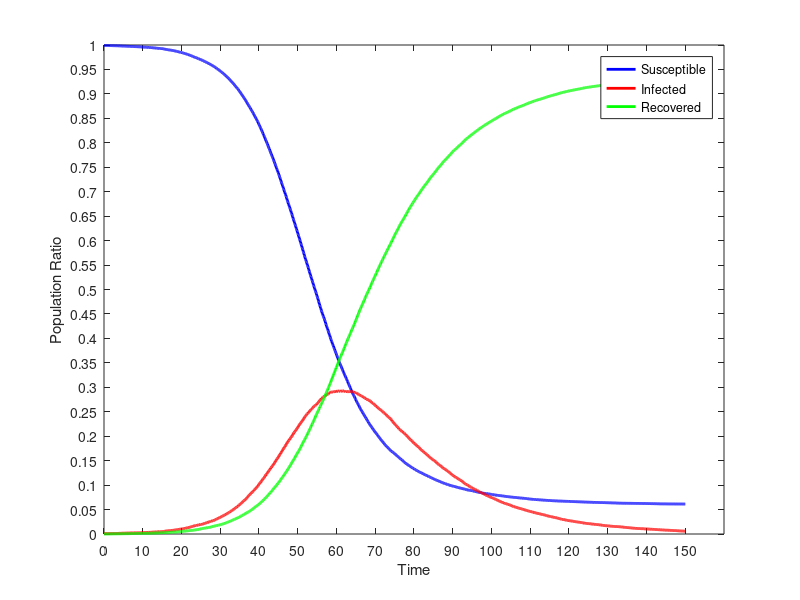

MATLAB code to generate this figure:
dynamics = [
0.00,9990.000,10.000,0.000;
0.10,9990.000,10.000,0.000;
0.20,9990.000,10.000,0.000;
0.30,9990.000,10.000,0.000;
0.40,9990.000,10.000,0.000;
0.50,9990.000,9.750,0.250;
0.60,9989.750,9.500,0.750;
0.70,9989.750,9.500,0.750;
0.80,9989.500,9.750,0.750;
0.90,9989.500,9.750,0.750;
1.00,9989.250,10.000,0.750;
1.10,9989.000,10.250,0.750;
1.20,9988.500,10.750,0.750;
1.30,9988.500,10.750,0.750;
1.40,9988.000,11.000,1.000;
1.50,9987.750,11.000,1.250;
1.60,9987.500,11.250,1.250;
1.70,9987.250,11.500,1.250;
1.80,9987.000,11.500,1.500;
1.90,9987.000,11.500,1.500;
2.00,9986.750,11.500,1.750;
2.10,9986.500,11.500,2.000;
2.20,9986.250,11.500,2.250;
2.30,9985.750,12.000,2.250;
2.40,9985.500,11.750,2.750;
2.50,9985.500,11.500,3.000;
2.60,9985.500,11.500,3.000;
2.70,9985.500,11.500,3.000;
2.80,9984.750,12.000,3.250;
2.90,9984.500,12.250,3.250;
3.00,9984.500,12.250,3.250;
3.10,9984.250,12.500,3.250;
3.20,9984.250,12.500,3.250;
3.30,9984.000,12.500,3.500;
3.40,9984.000,12.500,3.500;
3.50,9984.000,12.250,3.750;
3.60,9983.500,12.750,3.750;
3.70,9983.250,13.000,3.750;
3.80,9982.750,13.500,3.750;
3.90,9981.750,14.250,4.000;
4.00,9981.250,14.750,4.000;
4.10,9981.250,14.500,4.250;
4.20,9981.000,14.500,4.500;
4.30,9980.750,14.750,4.500;
4.40,9980.250,15.250,4.500;
4.50,9980.000,15.500,4.500;
4.60,9979.000,16.500,4.500;
4.70,9978.750,16.500,4.750;
4.80,9978.500,16.500,5.000;
4.90,9978.000,17.000,5.000;
5.00,9977.500,17.500,5.000;
5.10,9977.500,17.250,5.250;
5.20,9977.250,17.500,5.250;
5.30,9977.000,17.750,5.250;
5.40,9976.250,18.250,5.500;
5.50,9976.250,18.250,5.500;
5.60,9976.000,18.500,5.500;
5.70,9976.000,18.500,5.500;
5.80,9975.750,18.250,6.000;
5.90,9974.250,19.750,6.000;
6.00,9974.250,19.750,6.000;
6.10,9974.250,19.750,6.000;
6.20,9974.000,20.000,6.000;
6.30,9974.000,20.000,6.000;
6.40,9973.750,20.250,6.000;
6.50,9973.000,20.250,6.750;
6.60,9972.500,20.750,6.750;
6.70,9971.500,21.750,6.750;
6.80,9971.250,21.500,7.250;
6.90,9971.250,21.500,7.250;
7.00,9970.750,21.500,7.750;
7.10,9970.250,22.000,7.750;
7.20,9970.250,21.750,8.000;
7.30,9969.250,22.500,8.250;
7.40,9969.000,22.500,8.500;
7.50,9968.500,23.000,8.500;
7.60,9968.250,23.000,8.750;
7.70,9967.500,23.500,9.000;
7.80,9967.250,23.000,9.750;
7.90,9966.750,23.250,10.000;
8.00,9966.750,23.000,10.250;
8.10,9966.250,23.500,10.250;
8.20,9966.000,23.750,10.250;
8.30,9965.750,24.000,10.250;
8.40,9965.750,23.500,10.750;
8.50,9965.000,24.000,11.000;
8.60,9964.750,24.250,11.000;
8.70,9964.500,24.250,11.250;
8.80,9963.750,25.000,11.250;
8.90,9963.500,25.250,11.250;
9.00,9963.000,25.500,11.500;
9.10,9962.250,26.000,11.750;
9.20,9962.250,25.750,12.000;
9.30,9962.000,25.750,12.250;
9.40,9961.250,26.250,12.500;
9.50,9960.500,27.000,12.500;
9.60,9960.250,27.000,12.750;
9.70,9959.250,28.000,12.750;
9.80,9958.500,28.750,12.750;
9.90,9957.750,29.250,13.000;
10.00,9957.250,29.500,13.250;
10.10,9956.750,30.000,13.250;
10.20,9956.750,30.000,13.250;
10.30,9956.750,30.000,13.250;
10.40,9956.250,30.500,13.250;
10.50,9955.500,31.250,13.250;
10.60,9955.000,31.750,13.250;
10.70,9954.250,32.250,13.500;
10.80,9954.250,32.000,13.750;
10.90,9954.250,32.000,13.750;
11.00,9954.000,32.250,13.750;
11.10,9953.250,33.000,13.750;
11.20,9953.250,32.500,14.250;
11.30,9952.750,33.000,14.250;
11.40,9951.250,34.250,14.500;
11.50,9950.500,34.750,14.750;
11.60,9950.000,34.750,15.250;
11.70,9950.000,34.250,15.750;
11.80,9949.500,34.500,16.000;
11.90,9948.500,35.250,16.250;
12.00,9947.750,36.000,16.250;
12.10,9947.000,36.250,16.750;
12.20,9946.500,36.500,17.000;
12.30,9946.250,36.500,17.250;
12.40,9944.750,37.750,17.500;
12.50,9943.750,38.250,18.000;
12.60,9942.750,38.750,18.500;
12.70,9942.000,39.500,18.500;
12.80,9941.000,40.000,19.000;
12.90,9940.500,40.000,19.500;
13.00,9940.000,40.500,19.500;
13.10,9939.750,40.750,19.500;
13.20,9939.250,41.250,19.500;
13.30,9938.500,41.500,20.000;
13.40,9938.250,41.250,20.500;
13.50,9936.250,43.000,20.750;
13.60,9935.000,43.750,21.250;
13.70,9933.750,44.750,21.500;
13.80,9933.000,45.250,21.750;
13.90,9933.000,45.250,21.750;
14.00,9932.250,45.500,22.250;
14.10,9931.500,46.000,22.500;
14.20,9930.750,46.250,23.000;
14.30,9929.000,48.000,23.000;
14.40,9928.750,47.500,23.750;
14.50,9928.750,47.250,24.000;
14.60,9928.250,47.250,24.500;
14.70,9927.750,47.000,25.250;
14.80,9927.750,47.000,25.250;
14.90,9927.500,47.000,25.500;
15.00,9926.250,48.250,25.500;
15.10,9925.250,48.000,26.750;
15.20,9923.750,49.500,26.750;
15.30,9922.000,51.250,26.750;
15.40,9920.250,53.000,26.750;
15.50,9918.250,54.500,27.250;
15.60,9917.000,55.500,27.500;
15.70,9914.000,58.250,27.750;
15.80,9913.750,58.000,28.250;
15.90,9911.250,60.250,28.500;
16.00,9910.250,60.750,29.000;
16.10,9908.750,61.750,29.500;
16.20,9907.000,62.750,30.250;
16.30,9906.000,63.500,30.500;
16.40,9904.250,65.000,30.750;
16.50,9903.500,65.500,31.000;
16.60,9902.250,66.500,31.250;
16.70,9900.750,66.750,32.500;
16.80,9899.250,68.250,32.500;
16.90,9897.750,69.500,32.750;
17.00,9897.000,70.000,33.000;
17.10,9895.750,70.750,33.500;
17.20,9894.750,71.000,34.250;
17.30,9894.000,71.000,35.000;
17.40,9893.250,70.500,36.250;
17.50,9892.000,71.750,36.250;
17.60,9889.750,74.000,36.250;
17.70,9888.500,75.000,36.500;
17.80,9886.500,76.000,37.500;
17.90,9884.750,77.250,38.000;
18.00,9884.000,77.000,39.000;
18.10,9881.750,79.000,39.250;
18.20,9880.250,80.250,39.500;
18.30,9878.500,81.500,40.000;
18.40,9877.000,83.000,40.000;
18.50,9875.000,84.250,40.750;
18.60,9873.750,84.250,42.000;
18.70,9871.250,86.250,42.500;
18.80,9868.750,88.000,43.250;
18.90,9867.250,89.500,43.250;
19.00,9865.750,90.000,44.250;
19.10,9863.000,92.250,44.750;
19.20,9861.250,93.250,45.500;
19.30,9859.500,94.750,45.750;
19.40,9857.250,96.250,46.500;
19.50,9855.250,97.500,47.250;
19.60,9853.250,98.500,48.250;
19.70,9850.750,99.500,49.750;
19.80,9849.250,100.500,50.250;
19.90,9847.750,101.500,50.750;
20.00,9847.000,101.250,51.750;
20.10,9844.500,102.250,53.250;
20.20,9842.000,104.000,54.000;
20.30,9838.500,106.500,55.000;
20.40,9836.750,107.750,55.500;
20.50,9834.500,109.500,56.000;
20.60,9831.250,112.000,56.750;
20.70,9829.750,113.000,57.250;
20.80,9827.250,114.750,58.000;
20.90,9825.000,116.000,59.000;
21.00,9822.500,117.750,59.750;
21.10,9819.250,120.750,60.000;
21.20,9816.500,123.250,60.250;
21.30,9814.250,124.250,61.500;
21.40,9812.250,125.000,62.750;
21.50,9810.000,126.000,64.000;
21.60,9807.500,127.000,65.500;
21.70,9803.750,129.750,66.500;
21.80,9802.500,130.000,67.500;
21.90,9799.750,132.250,68.000;
22.00,9796.500,135.000,68.500;
22.10,9792.750,137.500,69.750;
22.20,9790.000,139.750,70.250;
22.30,9786.250,142.500,71.250;
22.40,9782.750,145.750,71.500;
22.50,9780.500,147.250,72.250;
22.60,9777.000,150.000,73.000;
22.70,9774.000,152.250,73.750;
22.80,9770.500,154.500,75.000;
22.90,9767.000,156.500,76.500;
23.00,9763.000,159.500,77.500;
23.10,9760.750,160.750,78.500;
23.20,9756.750,163.750,79.500;
23.30,9753.000,166.750,80.250;
23.40,9749.750,169.000,81.250;
23.50,9746.750,170.500,82.750;
23.60,9744.000,172.500,83.500;
23.70,9740.750,173.750,85.500;
23.80,9739.250,174.000,86.750;
23.90,9736.750,175.000,88.250;
24.00,9732.750,178.000,89.250;
24.10,9729.750,179.500,90.750;
24.20,9727.000,181.750,91.250;
24.30,9723.750,182.750,93.500;
24.40,9719.250,186.000,94.750;
24.50,9715.000,189.250,95.750;
24.60,9712.750,189.750,97.500;
24.70,9709.750,190.500,99.750;
24.80,9707.250,191.000,101.750;
24.90,9701.250,195.500,103.250;
25.00,9699.250,196.000,104.750;
25.10,9696.500,196.750,106.750;
25.20,9693.500,196.750,109.750;
25.30,9690.250,198.750,111.000;
25.40,9687.000,200.750,112.250;
25.50,9682.000,204.750,113.250;
25.60,9678.750,206.750,114.500;
25.70,9674.250,209.250,116.500;
25.80,9670.500,212.000,117.500;
25.90,9666.250,215.000,118.750;
26.00,9661.500,218.750,119.750;
26.10,9658.750,219.500,121.750;
26.20,9654.500,222.500,123.000;
26.30,9650.500,225.500,124.000;
26.40,9646.500,229.000,124.500;
26.50,9642.000,232.000,126.000;
26.60,9638.000,234.000,128.000;
26.70,9635.000,235.500,129.500;
26.80,9630.500,239.000,130.500;
26.90,9625.500,243.250,131.250;
27.00,9622.000,245.500,132.500;
27.10,9619.000,246.500,134.500;
27.20,9615.000,249.000,136.000;
27.30,9610.000,251.500,138.500;
27.40,9604.000,256.500,139.500;
27.50,9599.500,258.750,141.750;
27.60,9595.250,262.000,142.750;
27.70,9593.000,261.250,145.750;
27.80,9588.000,264.500,147.500;
27.90,9583.000,267.250,149.750;
28.00,9577.500,270.750,151.750;
28.10,9573.750,272.250,154.000;
28.20,9568.500,275.250,156.250;
28.30,9563.750,276.500,159.750;
28.40,9559.500,279.500,161.000;
28.50,9554.000,283.750,162.250;
28.60,9550.750,285.000,164.250;
28.70,9543.500,290.750,165.750;
28.80,9538.500,294.000,167.500;
28.90,9533.000,297.750,169.250;
29.00,9525.250,303.750,171.000;
29.10,9517.000,309.000,174.000;
29.20,9511.750,312.000,176.250;
29.30,9508.000,314.000,178.000;
29.40,9502.500,319.000,178.500;
29.50,9496.750,322.250,181.000;
29.60,9491.750,326.250,182.000;
29.70,9487.000,329.250,183.750;
29.80,9480.750,334.500,184.750;
29.90,9474.250,339.500,186.250;
30.00,9468.250,342.000,189.750;
30.10,9462.750,345.250,192.000;
30.20,9455.750,349.000,195.250;
30.30,9448.500,354.250,197.250;
30.40,9442.750,358.250,199.000;
30.50,9436.500,362.750,200.750;
30.60,9429.750,367.500,202.750;
30.70,9421.500,372.750,205.750;
30.80,9416.500,375.500,208.000;
30.90,9409.000,380.500,210.500;
31.00,9401.500,385.000,213.500;
31.10,9395.750,388.500,215.750;
31.20,9388.000,393.500,218.500;
31.30,9381.000,397.500,221.500;
31.40,9376.000,398.250,225.750;
31.50,9367.750,404.500,227.750;
31.60,9359.750,409.000,231.250;
31.70,9353.250,412.250,234.500;
31.80,9344.750,417.000,238.250;
31.90,9336.250,422.250,241.500;
32.00,9328.750,425.500,245.750;
32.10,9320.000,432.000,248.000;
32.20,9312.250,437.250,250.500;
32.30,9307.000,440.000,253.000;
32.40,9296.750,448.500,254.750;
32.50,9286.750,456.000,257.250;
32.60,9278.500,459.500,262.000;
32.70,9269.750,463.750,266.500;
32.80,9261.000,470.000,269.000;
32.90,9251.750,474.000,274.250;
33.00,9242.500,481.000,276.500;
33.10,9233.500,486.750,279.750;
33.20,9225.250,490.750,284.000;
33.30,9217.500,494.500,288.000;
33.40,9209.500,498.250,292.250;
33.50,9200.000,504.250,295.750;
33.60,9191.250,510.750,298.000;
33.70,9179.000,518.750,302.250;
33.80,9170.500,524.000,305.500;
33.90,9160.250,531.500,308.250;
34.00,9152.750,537.000,310.250;
34.10,9143.000,542.500,314.500;
34.20,9134.000,547.750,318.250;
34.30,9122.000,556.000,322.000;
34.40,9112.500,561.000,326.500;
34.50,9104.750,564.750,330.500;
34.60,9096.750,569.000,334.250;
34.70,9085.000,576.500,338.500;
34.80,9070.750,588.000,341.250;
34.90,9060.750,594.500,344.750;
35.00,9051.500,600.750,347.750;
35.10,9039.500,607.750,352.750;
35.20,9028.250,613.250,358.500;
35.30,9016.000,619.250,364.750;
35.40,9004.000,627.250,368.750;
35.50,8992.750,634.500,372.750;
35.60,8979.750,642.500,377.750;
35.70,8969.250,650.000,380.750;
35.80,8957.750,658.750,383.500;
35.90,8946.500,666.500,387.000;
36.00,8931.500,676.250,392.250;
36.10,8920.250,682.250,397.500;
36.20,8911.250,684.250,404.500;
36.30,8899.250,692.500,408.250;
36.40,8885.750,702.000,412.250;
36.50,8873.250,709.000,417.750;
36.60,8861.500,716.250,422.250;
36.70,8847.500,725.250,427.250;
36.80,8834.250,732.500,433.250;
36.90,8820.750,742.000,437.250;
37.00,8805.250,753.000,441.750;
37.10,8793.250,760.500,446.250;
37.20,8779.000,771.250,449.750;
37.30,8766.250,781.500,452.250;
37.40,8755.250,786.500,458.250;
37.50,8740.750,797.250,462.000;
37.60,8729.000,803.500,467.500;
37.70,8717.500,809.500,473.000;
37.80,8704.250,818.500,477.250;
37.90,8687.250,829.000,483.750;
38.00,8672.250,838.000,489.750;
38.10,8657.500,846.250,496.250;
38.20,8647.500,852.250,500.250;
38.30,8636.750,857.250,506.000;
38.40,8621.750,865.750,512.500;
38.50,8608.000,874.500,517.500;
38.60,8594.500,879.750,525.750;
38.70,8574.750,893.750,531.500;
38.80,8561.500,901.250,537.250;
38.90,8546.750,909.000,544.250;
39.00,8531.500,918.000,550.500;
39.10,8517.500,925.500,557.000;
39.20,8503.000,934.750,562.250;
39.30,8487.500,943.000,569.500;
39.40,8471.500,954.250,574.250;
39.50,8457.250,963.250,579.500;
39.60,8441.250,974.750,584.000;
39.70,8429.000,980.750,590.250;
39.80,8410.000,992.750,597.250;
39.90,8391.250,1006.250,602.500;
40.00,8373.500,1018.000,608.500;
40.10,8358.500,1026.500,615.000;
40.20,8339.750,1038.000,622.250;
40.30,8323.250,1047.750,629.000;
40.40,8307.750,1054.250,638.000;
40.50,8288.000,1066.750,645.250;
40.60,8269.000,1077.000,654.000;
40.70,8253.750,1086.250,660.000;
40.80,8234.000,1099.000,667.000;
40.90,8213.500,1111.000,675.500;
41.00,8195.000,1123.750,681.250;
41.10,8179.750,1133.750,686.500;
41.20,8159.750,1141.750,698.500;
41.30,8142.000,1150.000,708.000;
41.40,8123.500,1161.000,715.500;
41.50,8101.500,1175.250,723.250;
41.60,8083.000,1186.000,731.000;
41.70,8065.250,1196.250,738.500;
41.80,8041.750,1214.000,744.250;
41.90,8026.000,1222.500,751.500;
42.00,8009.250,1228.500,762.250;
42.10,7987.500,1240.500,772.000;
42.20,7969.250,1250.250,780.500;
42.30,7947.000,1263.250,789.750;
42.40,7924.750,1277.500,797.750;
42.50,7905.250,1288.750,806.000;
42.60,7886.000,1299.000,815.000;
42.70,7869.500,1306.250,824.250;
42.80,7845.250,1318.500,836.250;
42.90,7826.000,1329.250,844.750;
43.00,7801.750,1346.500,851.750;
43.10,7783.500,1355.250,861.250;
43.20,7764.750,1361.000,874.250;
43.30,7743.750,1376.000,880.250;
43.40,7723.500,1387.000,889.500;
43.50,7704.000,1396.000,900.000;
43.60,7685.750,1405.500,908.750;
43.70,7665.000,1415.250,919.750;
43.80,7640.500,1428.750,930.750;
43.90,7617.500,1442.250,940.250;
44.00,7597.750,1456.000,946.250;
44.10,7578.500,1465.750,955.750;
44.20,7555.500,1478.000,966.500;
44.30,7532.500,1492.750,974.750;
44.40,7509.250,1505.250,985.500;
44.50,7488.500,1517.000,994.500;
44.60,7464.250,1530.750,1005.000;
44.70,7445.750,1540.250,1014.000;
44.80,7424.500,1547.500,1028.000;
44.90,7400.500,1562.500,1037.000;
45.00,7380.750,1575.750,1043.500;
45.10,7356.250,1588.750,1055.000;
45.20,7332.750,1601.500,1065.750;
45.30,7310.250,1612.250,1077.500;
45.40,7285.500,1627.000,1087.500;
45.50,7263.250,1636.750,1100.000;
45.60,7237.500,1652.250,1110.250;
45.70,7214.250,1662.250,1123.500;
45.80,7187.750,1674.500,1137.750;
45.90,7162.250,1692.250,1145.500;
46.00,7142.000,1701.250,1156.750;
46.10,7119.500,1716.500,1164.000;
46.20,7097.000,1729.250,1173.750;
46.30,7071.750,1743.750,1184.500;
46.40,7046.250,1753.000,1200.750;
46.50,7019.250,1768.750,1212.000;
46.60,6996.750,1778.750,1224.500;
46.70,6976.250,1787.750,1236.000;
46.80,6951.500,1803.250,1245.250;
46.90,6930.750,1814.000,1255.250;
47.00,6903.500,1830.500,1266.000;
47.10,6878.000,1842.000,1280.000;
47.20,6852.000,1856.500,1291.500;
47.30,6826.500,1870.000,1303.500;
47.40,6801.750,1879.000,1319.250;
47.50,6778.000,1892.500,1329.500;
47.60,6749.750,1908.250,1342.000;
47.70,6730.000,1914.250,1355.750;
47.80,6707.500,1922.500,1370.000;
47.90,6683.250,1936.000,1380.750;
48.00,6659.000,1948.500,1392.500;
48.10,6635.500,1958.500,1406.000;
48.20,6609.750,1970.250,1420.000;
48.30,6584.000,1981.750,1434.250;
48.40,6562.000,1991.750,1446.250;
48.50,6536.750,2000.250,1463.000;
48.60,6509.750,2014.250,1476.000;
48.70,6486.000,2026.000,1488.000;
48.80,6456.000,2042.500,1501.500;
48.90,6431.250,2057.500,1511.250;
49.00,6404.000,2071.250,1524.750;
49.10,6382.250,2078.500,1539.250;
49.20,6357.500,2090.500,1552.000;
49.30,6333.750,2099.250,1567.000;
49.40,6308.250,2110.000,1581.750;
49.50,6281.250,2122.000,1596.750;
49.60,6255.000,2132.250,1612.750;
49.70,6232.000,2140.750,1627.250;
49.80,6205.500,2156.750,1637.750;
49.90,6181.000,2167.250,1651.750;
50.00,6153.000,2179.750,1667.250;
50.10,6128.250,2190.250,1681.500;
50.20,6100.750,2205.750,1693.500;
50.30,6076.500,2219.000,1704.500;
50.40,6051.000,2232.500,1716.500;
50.50,6025.750,2243.000,1731.250;
50.60,5997.250,2254.000,1748.750;
50.70,5971.500,2266.000,1762.500;
50.80,5943.750,2276.000,1780.250;
50.90,5919.500,2285.000,1795.500;
51.00,5891.750,2295.250,1813.000;
51.10,5865.000,2306.250,1828.750;
51.20,5840.250,2314.500,1845.250;
51.30,5812.000,2327.000,1861.000;
51.40,5783.750,2339.500,1876.750;
51.50,5758.750,2352.000,1889.250;
51.60,5732.000,2364.250,1903.750;
51.70,5701.500,2379.750,1918.750;
51.80,5673.750,2393.250,1933.000;
51.90,5648.500,2403.250,1948.250;
52.00,5621.250,2412.250,1966.500;
52.10,5600.250,2421.250,1978.500;
52.20,5574.750,2432.250,1993.000;
52.30,5551.000,2442.500,2006.500;
52.40,5523.000,2453.750,2023.250;
52.50,5496.500,2459.250,2044.250;
52.60,5474.250,2465.750,2060.000;
52.70,5449.250,2474.500,2076.250;
52.80,5419.750,2488.750,2091.500;
52.90,5395.750,2495.750,2108.500;
53.00,5367.750,2509.000,2123.250;
53.10,5339.250,2519.000,2141.750;
53.20,5316.000,2525.250,2158.750;
53.30,5289.750,2534.000,2176.250;
53.40,5265.250,2542.500,2192.250;
53.50,5238.000,2552.750,2209.250;
53.60,5214.750,2556.500,2228.750;
53.70,5188.250,2567.250,2244.500;
53.80,5163.000,2574.500,2262.500;
53.90,5139.000,2583.000,2278.000;
54.00,5112.500,2592.500,2295.000;
54.10,5084.500,2604.250,2311.250;
54.20,5059.750,2611.500,2328.750;
54.30,5034.750,2617.750,2347.500;
54.40,5009.750,2622.750,2367.500;
54.50,4987.000,2627.750,2385.250;
54.60,4961.000,2635.750,2403.250;
54.70,4937.750,2640.250,2422.000;
54.80,4916.250,2642.250,2441.500;
54.90,4885.000,2657.250,2457.750;
55.00,4862.250,2664.500,2473.250;
55.10,4836.750,2675.250,2488.000;
55.20,4810.750,2682.500,2506.750;
55.30,4784.250,2692.500,2523.250;
55.40,4754.000,2703.750,2542.250;
55.50,4728.000,2710.250,2561.750;
55.60,4702.000,2722.250,2575.750;
55.70,4672.750,2730.500,2596.750;
55.80,4648.000,2742.000,2610.000;
55.90,4622.250,2750.250,2627.500;
56.00,4600.000,2756.000,2644.000;
56.10,4569.500,2769.250,2661.250;
56.20,4548.250,2771.750,2680.000;
56.30,4520.750,2782.000,2697.250;
56.40,4499.250,2787.500,2713.250;
56.50,4474.500,2796.500,2729.000;
56.60,4451.500,2801.500,2747.000;
56.70,4433.000,2805.000,2762.000;
56.80,4410.500,2811.250,2778.250;
56.90,4387.500,2814.000,2798.500;
57.00,4360.750,2826.000,2813.250;
57.10,4339.750,2824.000,2836.250;
57.20,4310.750,2835.250,2854.000;
57.30,4285.250,2842.250,2872.500;
57.40,4258.000,2849.500,2892.500;
57.50,4235.750,2851.750,2912.500;
57.60,4214.250,2854.750,2931.000;
57.70,4193.000,2858.750,2948.250;
57.80,4166.500,2863.000,2970.500;
57.90,4143.250,2865.750,2991.000;
58.00,4117.750,2875.000,3007.250;
58.10,4092.000,2884.000,3024.000;
58.20,4070.000,2886.250,3043.750;
58.30,4048.250,2887.000,3064.750;
58.40,4020.500,2897.500,3082.000;
58.50,3995.000,2901.000,3104.000;
58.60,3973.250,2901.000,3125.750;
58.70,3948.500,2905.500,3146.000;
58.80,3930.000,2903.750,3166.250;
58.90,3906.750,2904.750,3188.500;
59.00,3882.750,2907.000,3210.250;
59.10,3862.750,2906.000,3231.250;
59.20,3844.750,2904.500,3250.750;
59.30,3818.750,2908.250,3273.000;
59.40,3798.250,2909.750,3292.000;
59.50,3777.750,2910.000,3312.250;
59.60,3754.500,2912.750,3332.750;
59.70,3734.000,2913.250,3352.750;
59.80,3710.750,2917.500,3371.750;
59.90,3691.500,2910.250,3398.250;
60.00,3668.250,2917.750,3414.000;
60.10,3648.250,2919.000,3432.750;
60.20,3626.500,2922.500,3451.000;
60.30,3604.000,2924.750,3471.250;
60.40,3583.500,2923.750,3492.750;
60.50,3562.500,2920.750,3516.750;
60.60,3541.500,2920.250,3538.250;
60.70,3519.500,2922.500,3558.000;
60.80,3498.500,2923.250,3578.250;
60.90,3481.750,2921.750,3596.500;
61.00,3463.500,2919.000,3617.500;
61.10,3445.750,2918.250,3636.000;
61.20,3425.250,2922.250,3652.500;
61.30,3405.000,2923.500,3671.500;
61.40,3388.750,2922.000,3689.250;
61.50,3367.000,2926.750,3706.250;
61.60,3349.250,2926.000,3724.750;
61.70,3330.750,2925.000,3744.250;
61.80,3311.250,2922.250,3766.500;
61.90,3291.000,2922.500,3786.500;
62.00,3272.250,2924.000,3803.750;
62.10,3255.250,2919.750,3825.000;
62.20,3238.000,2919.500,3842.500;
62.30,3221.250,2915.000,3863.750;
62.40,3205.000,2909.500,3885.500;
62.50,3184.250,2914.250,3901.500;
62.60,3167.000,2914.000,3919.000;
62.70,3149.500,2911.750,3938.750;
62.80,3129.000,2910.500,3960.500;
62.90,3113.500,2908.750,3977.750;
63.00,3090.750,2909.750,3999.500;
63.10,3072.500,2910.500,4017.000;
63.20,3055.250,2910.000,4034.750;
63.30,3036.250,2911.500,4052.250;
63.40,3019.500,2910.250,4070.250;
63.50,2999.500,2911.000,4089.500;
63.60,2981.750,2910.750,4107.500;
63.70,2962.000,2912.000,4126.000;
63.80,2940.250,2915.500,4144.250;
63.90,2919.000,2916.750,4164.250;
64.00,2902.000,2914.750,4183.250;
64.10,2886.500,2912.000,4201.500;
64.20,2869.250,2911.250,4219.500;
64.30,2855.000,2908.250,4236.750;
64.40,2839.500,2904.500,4256.000;
64.50,2825.000,2898.500,4276.500;
64.60,2812.000,2894.250,4293.750;
64.70,2794.750,2891.500,4313.750;
64.80,2775.750,2893.250,4331.000;
64.90,2759.000,2890.000,4351.000;
65.00,2743.750,2886.000,4370.250;
65.10,2723.250,2887.750,4389.000;
65.20,2706.000,2882.500,4411.500;
65.30,2692.250,2876.000,4431.750;
65.40,2678.750,2868.750,4452.500;
65.50,2664.500,2863.500,4472.000;
65.60,2649.250,2859.250,4491.500;
65.70,2637.500,2851.500,4511.000;
65.80,2621.250,2846.750,4532.000;
65.90,2603.500,2844.750,4551.750;
66.00,2586.000,2839.500,4574.500;
66.10,2570.000,2835.500,4594.500;
66.20,2556.500,2832.000,4611.500;
66.30,2543.000,2830.250,4626.750;
66.40,2529.250,2824.000,4646.750;
66.50,2515.000,2821.000,4664.000;
66.60,2504.000,2813.500,4682.500;
66.70,2489.000,2811.500,4699.500;
66.80,2478.000,2805.750,4716.250;
66.90,2461.750,2804.000,4734.250;
67.00,2449.250,2796.000,4754.750;
67.10,2435.750,2793.750,4770.500;
67.20,2423.500,2785.250,4791.250;
67.30,2409.750,2778.500,4811.750;
67.40,2396.750,2775.750,4827.500;
67.50,2384.500,2772.250,4843.250;
67.60,2369.000,2768.000,4863.000;
67.70,2359.250,2758.000,4882.750;
67.80,2344.000,2756.250,4899.750;
67.90,2330.000,2753.000,4917.000;
68.00,2315.750,2749.500,4934.750;
68.10,2303.000,2744.750,4952.250;
68.20,2292.750,2739.500,4967.750;
68.30,2275.500,2738.250,4986.250;
68.40,2261.750,2735.750,5002.500;
68.50,2250.750,2731.500,5017.750;
68.60,2238.750,2724.750,5036.500;
68.70,2226.500,2722.000,5051.500;
68.80,2216.750,2712.000,5071.250;
68.90,2205.250,2704.250,5090.500;
69.00,2194.500,2695.000,5110.500;
69.10,2183.250,2687.000,5129.750;
69.20,2172.250,2681.250,5146.500;
69.30,2160.000,2675.500,5164.500;
69.40,2146.250,2673.750,5180.000;
69.50,2134.750,2665.000,5200.250;
69.60,2124.000,2659.750,5216.250;
69.70,2114.750,2652.000,5233.250;
69.80,2102.000,2646.500,5251.500;
69.90,2093.000,2637.750,5269.250;
70.00,2080.750,2633.250,5286.000;
70.10,2070.750,2625.750,5303.500;
70.20,2062.000,2614.750,5323.250;
70.30,2053.250,2606.500,5340.250;
70.40,2042.500,2604.500,5353.000;
70.50,2032.000,2596.000,5372.000;
70.60,2022.500,2588.250,5389.250;
70.70,2008.500,2583.000,5408.500;
70.80,1997.000,2575.750,5427.250;
70.90,1986.750,2568.500,5444.750;
71.00,1977.250,2561.000,5461.750;
71.10,1967.500,2554.250,5478.250;
71.20,1956.500,2549.500,5494.000;
71.30,1946.000,2542.750,5511.250;
71.40,1936.000,2536.250,5527.750;
71.50,1925.000,2528.750,5546.250;
71.60,1914.500,2521.250,5564.250;
71.70,1905.250,2516.750,5578.000;
71.80,1897.250,2508.750,5594.000;
71.90,1886.750,2501.250,5612.000;
72.00,1877.750,2495.500,5626.750;
72.10,1869.000,2487.500,5643.500;
72.20,1859.500,2478.750,5661.750;
72.30,1847.000,2475.000,5678.000;
72.40,1835.250,2471.250,5693.500;
72.50,1826.250,2464.750,5709.000;
72.60,1818.750,2456.000,5725.250;
72.70,1810.750,2450.500,5738.750;
72.80,1803.750,2439.250,5757.000;
72.90,1796.750,2430.250,5773.000;
73.00,1788.750,2420.250,5791.000;
73.10,1779.750,2415.750,5804.500;
73.20,1771.500,2407.000,5821.500;
73.30,1763.750,2399.750,5836.500;
73.40,1755.250,2392.750,5852.000;
73.50,1746.250,2387.000,5866.750;
73.60,1738.250,2378.500,5883.250;
73.70,1731.000,2370.000,5899.000;
73.80,1722.250,2365.500,5912.250;
73.90,1714.750,2359.250,5926.000;
74.00,1705.500,2352.750,5941.750;
74.10,1696.750,2342.000,5961.250;
74.20,1690.750,2333.000,5976.250;
74.30,1686.500,2316.500,5997.000;
74.40,1681.250,2306.000,6012.750;
74.50,1673.750,2300.250,6026.000;
74.60,1667.750,2290.750,6041.500;
74.70,1661.500,2281.750,6056.750;
74.80,1655.750,2268.750,6075.500;
74.90,1649.750,2256.750,6093.500;
75.00,1642.000,2250.000,6108.000;
75.10,1635.250,2239.500,6125.250;
75.20,1627.500,2232.500,6140.000;
75.30,1620.500,2225.750,6153.750;
75.40,1615.500,2215.500,6169.000;
75.50,1608.750,2207.750,6183.500;
75.60,1602.500,2199.000,6198.500;
75.70,1594.250,2192.000,6213.750;
75.80,1588.750,2180.250,6231.000;
75.90,1580.750,2175.500,6243.750;
76.00,1574.250,2165.000,6260.750;
76.10,1567.000,2152.750,6280.250;
76.20,1558.500,2144.750,6296.750;
76.30,1551.000,2141.500,6307.500;
76.40,1543.750,2135.000,6321.250;
76.50,1536.500,2126.750,6336.750;
76.60,1529.000,2119.000,6352.000;
76.70,1524.000,2111.000,6365.000;
76.80,1520.250,2102.500,6377.250;
76.90,1515.250,2093.500,6391.250;
77.00,1505.750,2093.250,6401.000;
77.10,1500.250,2084.000,6415.750;
77.20,1492.250,2077.000,6430.750;
77.30,1486.250,2070.250,6443.500;
77.40,1477.000,2068.750,6454.250;
77.50,1469.000,2060.750,6470.250;
77.60,1464.250,2052.750,6483.000;
77.70,1456.750,2045.000,6498.250;
77.80,1448.500,2039.750,6511.750;
77.90,1443.500,2027.750,6528.750;
78.00,1438.000,2019.500,6542.500;
78.10,1431.750,2013.250,6555.000;
78.20,1427.250,2003.250,6569.500;
78.30,1420.250,1992.750,6587.000;
78.40,1415.000,1987.000,6598.000;
78.50,1410.000,1977.000,6613.000;
78.60,1404.500,1971.500,6624.000;
78.70,1399.250,1959.500,6641.250;
78.80,1395.000,1949.000,6656.000;
78.90,1389.750,1940.000,6670.250;
79.00,1384.750,1934.000,6681.250;
79.10,1378.500,1929.000,6692.500;
79.20,1373.500,1920.250,6706.250;
79.30,1365.750,1913.000,6721.250;
79.40,1361.500,1906.500,6732.000;
79.50,1356.750,1900.750,6742.500;
79.60,1351.750,1889.000,6759.250;
79.70,1346.500,1880.500,6773.000;
79.80,1341.500,1875.750,6782.750;
79.90,1338.500,1865.500,6796.000;
80.00,1334.000,1856.500,6809.500;
80.10,1328.750,1851.750,6819.500;
80.20,1321.500,1844.750,6833.750;
80.30,1316.250,1840.000,6843.750;
80.40,1312.750,1830.500,6856.750;
80.50,1307.750,1823.750,6868.500;
80.60,1303.500,1814.750,6881.750;
80.70,1298.500,1808.750,6892.750;
80.80,1294.750,1800.250,6905.000;
80.90,1291.250,1793.250,6915.500;
81.00,1283.750,1788.750,6927.500;
81.10,1279.250,1784.500,6936.250;
81.20,1275.250,1777.250,6947.500;
81.30,1270.750,1771.000,6958.250;
81.40,1268.000,1759.750,6972.250;
81.50,1264.500,1751.500,6984.000;
81.60,1262.250,1742.000,6995.750;
81.70,1258.750,1733.000,7008.250;
81.80,1255.000,1724.250,7020.750;
81.90,1250.750,1718.000,7031.250;
82.00,1245.750,1710.500,7043.750;
82.10,1241.000,1705.000,7054.000;
82.20,1237.000,1699.750,7063.250;
82.30,1233.750,1693.000,7073.250;
82.40,1230.250,1683.750,7086.000;
82.50,1226.000,1675.500,7098.500;
82.60,1221.500,1668.000,7110.500;
82.70,1216.750,1664.500,7118.750;
82.80,1212.250,1658.750,7129.000;
82.90,1210.000,1650.250,7139.750;
83.00,1205.000,1644.250,7150.750;
83.10,1201.000,1639.250,7159.750;
83.20,1198.000,1633.000,7169.000;
83.30,1195.000,1625.250,7179.750;
83.40,1191.500,1620.000,7188.500;
83.50,1189.000,1610.750,7200.250;
83.60,1186.250,1602.000,7211.750;
83.70,1180.500,1596.750,7222.750;
83.80,1175.500,1590.000,7234.500;
83.90,1171.750,1581.250,7247.000;
84.00,1168.000,1574.500,7257.500;
84.10,1163.500,1567.250,7269.250;
84.20,1160.000,1559.000,7281.000;
84.30,1156.000,1552.500,7291.500;
84.40,1152.500,1544.500,7303.000;
84.50,1148.500,1539.500,7312.000;
84.60,1143.500,1534.750,7321.750;
84.70,1140.500,1530.250,7329.250;
84.80,1137.000,1524.500,7338.500;
84.90,1132.500,1520.000,7347.500;
85.00,1129.750,1513.500,7356.750;
85.10,1126.750,1507.000,7366.250;
85.20,1124.000,1498.500,7377.500;
85.30,1119.000,1494.750,7386.250;
85.40,1116.000,1488.500,7395.500;
85.50,1110.000,1482.750,7407.250;
85.60,1106.500,1476.500,7417.000;
85.70,1103.500,1471.500,7425.000;
85.80,1101.500,1460.750,7437.750;
85.90,1098.000,1452.000,7450.000;
86.00,1095.750,1442.500,7461.750;
86.10,1092.750,1436.750,7470.500;
86.20,1088.500,1431.750,7479.750;
86.30,1085.000,1426.750,7488.250;
86.40,1081.500,1420.250,7498.250;
86.50,1077.250,1413.250,7509.500;
86.60,1074.000,1409.750,7516.250;
86.70,1071.000,1404.250,7524.750;
86.80,1068.750,1397.500,7533.750;
86.90,1066.500,1390.500,7543.000;
87.00,1063.500,1383.500,7553.000;
87.10,1058.750,1377.750,7563.500;
87.20,1055.250,1371.500,7573.250;
87.30,1051.500,1366.250,7582.250;
87.40,1048.000,1358.500,7593.500;
87.50,1045.250,1350.000,7604.750;
87.60,1042.750,1343.500,7613.750;
87.70,1039.250,1339.000,7621.750;
87.80,1035.250,1335.750,7629.000;
87.90,1031.750,1330.000,7638.250;
88.00,1030.000,1326.250,7643.750;
88.10,1028.250,1319.250,7652.500;
88.20,1024.750,1315.000,7660.250;
88.30,1022.250,1308.750,7669.000;
88.40,1020.000,1301.750,7678.250;
88.50,1017.750,1296.250,7686.000;
88.60,1015.500,1290.500,7694.000;
88.70,1011.000,1285.500,7703.500;
88.80,1007.750,1279.750,7712.500;
88.90,1005.000,1271.750,7723.250;
89.00,1002.000,1265.750,7732.250;
89.10,1000.000,1258.500,7741.500;
89.20,998.750,1252.250,7749.000;
89.30,996.000,1246.250,7757.750;
89.40,992.750,1242.250,7765.000;
89.50,990.750,1237.000,7772.250;
89.60,988.750,1229.000,7782.250;
89.70,986.000,1223.000,7791.000;
89.80,984.000,1213.500,7802.500;
89.90,982.000,1206.500,7811.500;
90.00,979.500,1200.000,7820.500;
90.10,977.500,1195.750,7826.750;
90.20,975.250,1191.000,7833.750;
90.30,973.500,1183.750,7842.750;
90.40,972.750,1177.000,7850.250;
90.50,971.500,1172.250,7856.250;
90.60,969.750,1167.000,7863.250;
90.70,967.750,1162.500,7869.750;
90.80,965.500,1157.000,7877.500;
90.90,962.000,1152.500,7885.500;
91.00,958.750,1150.000,7891.250;
91.10,956.000,1144.750,7899.250;
91.20,953.000,1141.250,7905.750;
91.30,950.500,1136.000,7913.500;
91.40,949.250,1130.750,7920.000;
91.50,948.250,1122.250,7929.500;
91.60,946.000,1115.750,7938.250;
91.70,944.250,1110.000,7945.750;
91.80,942.500,1105.750,7951.750;
91.90,941.000,1101.000,7958.000;
92.00,938.500,1100.750,7960.750;
92.10,936.250,1095.750,7968.000;
92.20,933.750,1092.750,7973.500;
92.30,932.000,1088.250,7979.750;
92.40,929.500,1078.750,7991.750;
92.50,927.750,1071.500,8000.750;
92.60,926.250,1064.750,8009.000;
92.70,924.500,1057.750,8017.750;
92.80,922.250,1051.750,8026.000;
92.90,921.000,1046.250,8032.750;
93.00,919.000,1039.750,8041.250;
93.10,918.000,1033.000,8049.000;
93.20,915.750,1027.750,8056.500;
93.30,914.250,1020.500,8065.250;
93.40,911.000,1015.250,8073.750;
93.50,908.500,1012.000,8079.500;
93.60,905.500,1008.500,8086.000;
93.70,902.000,1006.750,8091.250;
93.80,900.750,1002.000,8097.250;
93.90,900.250,996.000,8103.750;
94.00,898.750,989.250,8112.000;
94.10,897.000,985.500,8117.500;
94.20,896.000,981.750,8122.250;
94.30,894.500,974.500,8131.000;
94.40,893.500,969.000,8137.500;
94.50,892.000,965.250,8142.750;
94.60,891.250,960.750,8148.000;
94.70,889.750,956.500,8153.750;
94.80,888.000,953.250,8158.750;
94.90,887.000,945.500,8167.500;
95.00,885.750,939.750,8174.500;
95.10,882.750,937.000,8180.250;
95.20,881.000,932.250,8186.750;
95.30,879.250,927.500,8193.250;
95.40,877.750,923.750,8198.500;
95.50,876.000,919.250,8204.750;
95.60,872.750,917.250,8210.000;
95.70,870.000,913.500,8216.500;
95.80,867.750,909.750,8222.500;
95.90,866.750,904.750,8228.500;
96.00,865.000,899.750,8235.250;
96.10,862.750,896.500,8240.750;
96.20,861.000,893.750,8245.250;
96.30,859.000,891.000,8250.000;
96.40,858.000,884.750,8257.250;
96.50,856.500,880.500,8263.000;
96.60,856.000,875.750,8268.250;
96.70,854.500,867.750,8277.750;
96.80,852.750,863.250,8284.000;
96.90,850.750,859.250,8290.000;
97.00,849.250,856.500,8294.250;
97.10,847.500,853.250,8299.250;
97.20,846.500,847.750,8305.750;
97.30,844.750,846.500,8308.750;
97.40,842.250,843.250,8314.500;
97.50,839.500,842.750,8317.750;
97.60,839.250,835.500,8325.250;
97.70,837.250,832.500,8330.250;
97.80,834.750,831.000,8334.250;
97.90,834.250,824.250,8341.500;
98.00,833.000,820.750,8346.250;
98.10,832.250,815.250,8352.500;
98.20,831.500,810.000,8358.500;
98.30,831.000,806.500,8362.500;
98.40,829.500,802.750,8367.750;
98.50,828.750,798.250,8373.000;
98.60,828.500,794.250,8377.250;
98.70,827.250,791.750,8381.000;
98.80,825.500,786.000,8388.500;
98.90,823.750,784.500,8391.750;
99.00,822.750,778.750,8398.500;
99.10,822.500,773.500,8404.000;
99.20,821.000,770.000,8409.000;
99.30,820.250,767.750,8412.000;
99.40,818.750,763.750,8417.500;
99.50,817.250,761.750,8421.000;
99.60,816.250,758.500,8425.250;
99.70,814.750,755.750,8429.500;
99.80,813.000,753.000,8434.000;
99.90,811.750,748.500,8439.750;
100.00,809.750,745.500,8444.750;
100.10,808.000,743.750,8448.250;
100.20,806.750,740.250,8453.000;
100.30,805.750,735.750,8458.500;
100.40,803.500,734.000,8462.500;
100.50,803.250,728.750,8468.000;
100.60,802.250,725.500,8472.250;
100.70,800.500,721.750,8477.750;
100.80,798.750,718.250,8483.000;
100.90,797.750,714.500,8487.750;
101.00,797.500,711.000,8491.500;
101.10,796.500,706.500,8497.000;
101.20,794.500,703.750,8501.750;
101.30,793.500,700.750,8505.750;
101.40,793.000,696.000,8511.000;
101.50,791.250,692.000,8516.750;
101.60,791.250,687.250,8521.500;
101.70,790.250,682.250,8527.500;
101.80,789.500,679.000,8531.500;
101.90,787.750,677.500,8534.750;
102.00,786.750,674.250,8539.000;
102.10,786.000,671.500,8542.500;
102.20,784.500,668.500,8547.000;
102.30,783.000,665.000,8552.000;
102.40,782.250,661.000,8556.750;
102.50,781.250,655.500,8563.250;
102.60,781.000,651.500,8567.500;
102.70,780.750,648.000,8571.250;
102.80,779.250,645.250,8575.500;
102.90,778.000,643.250,8578.750;
103.00,776.500,640.000,8583.500;
103.10,775.500,638.000,8586.500;
103.20,774.250,637.250,8588.500;
103.30,773.750,630.500,8595.750;
103.40,772.000,627.250,8600.750;
103.50,770.750,627.000,8602.250;
103.60,770.000,623.500,8606.500;
103.70,768.250,620.750,8611.000;
103.80,767.500,618.000,8614.500;
103.90,766.250,615.750,8618.000;
104.00,765.250,612.750,8622.000;
104.10,764.000,610.750,8625.250;
104.20,763.500,608.000,8628.500;
104.30,762.750,605.000,8632.250;
104.40,761.500,604.000,8634.500;
104.50,760.750,601.750,8637.500;
104.60,759.750,597.500,8642.750;
104.70,758.750,593.500,8647.750;
104.80,758.250,590.500,8651.250;
104.90,757.250,588.500,8654.250;
105.00,756.750,584.500,8658.750;
105.10,755.750,580.000,8664.250;
105.20,754.250,578.000,8667.750;
105.30,753.000,573.250,8673.750;
105.40,752.500,570.250,8677.250;
105.50,751.500,568.000,8680.500;
105.60,751.500,566.750,8681.750;
105.70,750.750,562.000,8687.250;
105.80,750.000,557.750,8692.250;
105.90,749.500,556.250,8694.250;
106.00,748.750,553.500,8697.750;
106.10,747.750,552.500,8699.750;
106.20,746.750,549.750,8703.500;
106.30,746.000,547.250,8706.750;
106.40,745.250,545.500,8709.250;
106.50,744.000,543.000,8713.000;
106.60,743.750,539.750,8716.500;
106.70,742.750,536.750,8720.500;
106.80,742.000,535.500,8722.500;
106.90,740.750,531.250,8728.000;
107.00,739.250,529.500,8731.250;
107.10,738.750,527.250,8734.000;
107.20,737.750,525.750,8736.500;
107.30,737.000,524.000,8739.000;
107.40,736.750,522.500,8740.750;
107.50,736.500,520.000,8743.500;
107.60,735.750,517.750,8746.500;
107.70,734.500,514.500,8751.000;
107.80,733.500,512.250,8754.250;
107.90,733.250,509.250,8757.500;
108.00,733.000,507.750,8759.250;
108.10,732.750,503.750,8763.500;
108.20,731.250,503.000,8765.750;
108.30,730.750,500.250,8769.000;
108.40,730.250,496.000,8773.750;
108.50,728.750,495.250,8776.000;
108.60,728.250,493.000,8778.750;
108.70,726.500,491.000,8782.500;
108.80,726.000,489.000,8785.000;
108.90,724.750,486.500,8788.750;
109.00,723.500,483.250,8793.250;
109.10,723.000,480.500,8796.500;
109.20,722.500,477.500,8800.000;
109.30,721.750,475.250,8803.000;
109.40,720.000,473.500,8806.500;
109.50,719.000,470.250,8810.750;
109.60,718.250,469.500,8812.250;
109.70,717.500,467.000,8815.500;
109.80,716.000,465.500,8818.500;
109.90,714.500,463.500,8822.000;
110.00,713.750,462.750,8823.500;
110.10,713.500,460.000,8826.500;
110.20,712.500,456.750,8830.750;
110.30,712.000,454.250,8833.750;
110.40,711.000,453.250,8835.750;
110.50,710.500,450.000,8839.500;
110.60,710.000,449.250,8840.750;
110.70,709.750,445.250,8845.000;
110.80,708.250,444.750,8847.000;
110.90,707.000,444.000,8849.000;
111.00,706.750,441.000,8852.250;
111.10,706.500,437.000,8856.500;
111.20,705.500,434.500,8860.000;
111.30,704.750,432.250,8863.000;
111.40,704.000,431.500,8864.500;
111.50,704.000,429.500,8866.500;
111.60,703.500,428.250,8868.250;
111.70,703.250,425.500,8871.250;
111.80,701.750,424.000,8874.250;
111.90,701.250,422.500,8876.250;
112.00,700.750,419.750,8879.500;
112.10,700.250,417.750,8882.000;
112.20,699.750,417.000,8883.250;
112.30,699.750,415.000,8885.250;
112.40,698.750,413.000,8888.250;
112.50,698.250,410.250,8891.500;
112.60,697.500,409.000,8893.500;
112.70,697.000,407.250,8895.750;
112.80,696.750,404.750,8898.500;
112.90,696.250,403.500,8900.250;
113.00,696.250,401.000,8902.750;
113.10,695.250,398.250,8906.500;
113.20,694.000,397.000,8909.000;
113.30,693.500,395.500,8911.000;
113.40,692.750,394.500,8912.750;
113.50,692.250,392.500,8915.250;
113.60,691.250,391.500,8917.250;
113.70,691.000,389.000,8920.000;
113.80,690.750,386.750,8922.500;
113.90,690.250,384.250,8925.500;
114.00,689.500,382.000,8928.500;
114.10,689.250,379.000,8931.750;
114.20,688.750,376.250,8935.000;
114.30,688.250,373.250,8938.500;
114.40,687.500,372.250,8940.250;
114.50,687.250,370.000,8942.750;
114.60,686.750,367.750,8945.500;
114.70,686.500,365.750,8947.750;
114.80,685.750,364.250,8950.000;
114.90,684.250,363.500,8952.250;
115.00,684.250,360.000,8955.750;
115.10,683.750,359.500,8956.750;
115.20,683.500,357.250,8959.250;
115.30,683.250,355.000,8961.750;
115.40,683.000,354.250,8962.750;
115.50,682.250,352.750,8965.000;
115.60,682.000,350.250,8967.750;
115.70,681.000,349.000,8970.000;
115.80,680.250,346.750,8973.000;
115.90,679.500,345.750,8974.750;
116.00,679.500,344.250,8976.250;
116.10,679.500,342.000,8978.500;
116.20,679.000,339.750,8981.250;
116.30,678.750,337.250,8984.000;
116.40,678.250,335.750,8986.000;
116.50,678.000,334.250,8987.750;
116.60,677.750,332.250,8990.000;
116.70,676.500,331.250,8992.250;
116.80,676.250,329.000,8994.750;
116.90,675.750,328.500,8995.750;
117.00,675.500,326.750,8997.750;
117.10,674.750,324.750,9000.500;
117.20,674.750,321.000,9004.250;
117.30,674.750,319.000,9006.250;
117.40,674.000,316.750,9009.250;
117.50,673.750,314.500,9011.750;
117.60,673.750,313.500,9012.750;
117.70,673.500,310.750,9015.750;
117.80,673.250,308.250,9018.500;
117.90,673.000,306.500,9020.500;
118.00,672.750,304.000,9023.250;
118.10,672.500,301.250,9026.250;
118.20,672.500,299.000,9028.500;
118.30,671.500,298.750,9029.750;
118.40,671.250,297.250,9031.500;
118.50,671.250,296.250,9032.500;
118.60,670.500,296.500,9033.000;
118.70,670.250,293.500,9036.250;
118.80,670.000,292.000,9038.000;
118.90,669.500,290.250,9040.250;
119.00,669.500,288.250,9042.250;
119.10,669.250,287.000,9043.750;
119.20,669.000,285.500,9045.500;
119.30,668.750,283.250,9048.000;
119.40,668.750,281.000,9050.250;
119.50,668.250,279.750,9052.000;
119.60,668.000,279.000,9053.000;
119.70,668.000,277.000,9055.000;
119.80,667.750,276.250,9056.000;
119.90,667.500,275.250,9057.250;
120.00,666.250,273.250,9060.500;
120.10,666.250,270.750,9063.000;
120.20,666.250,269.750,9064.000;
120.30,666.250,268.750,9065.000;
120.40,665.500,268.500,9066.000;
120.50,665.000,267.500,9067.500;
120.60,664.000,267.000,9069.000;
120.70,663.750,265.000,9071.250;
120.80,663.250,264.250,9072.500;
120.90,663.250,262.500,9074.250;
121.00,662.750,261.250,9076.000;
121.10,662.250,260.250,9077.500;
121.20,662.000,258.750,9079.250;
121.30,661.750,257.250,9081.000;
121.40,661.500,255.250,9083.250;
121.50,661.500,254.000,9084.500;
121.60,661.500,252.000,9086.500;
121.70,661.250,250.750,9088.000;
121.80,660.500,249.750,9089.750;
121.90,660.250,248.250,9091.500;
122.00,659.500,247.750,9092.750;
122.10,659.250,246.750,9094.000;
122.20,659.250,245.750,9095.000;
122.30,659.250,245.000,9095.750;
122.40,659.250,243.500,9097.250;
122.50,659.250,242.750,9098.000;
122.60,658.750,241.250,9100.000;
122.70,658.000,239.500,9102.500;
122.80,657.500,238.750,9103.750;
122.90,657.000,237.750,9105.250;
123.00,656.750,237.250,9106.000;
123.10,656.250,236.500,9107.250;
123.20,655.750,234.500,9109.750;
123.30,655.500,233.250,9111.250;
123.40,655.500,231.250,9113.250;
123.50,655.250,229.250,9115.500;
123.60,655.000,227.250,9117.750;
123.70,655.000,226.250,9118.750;
123.80,654.500,225.750,9119.750;
123.90,654.500,224.000,9121.500;
124.00,654.500,221.000,9124.500;
124.10,654.000,220.250,9125.750;
124.20,653.000,218.750,9128.250;
124.30,652.750,218.000,9129.250;
124.40,652.000,218.000,9130.000;
124.50,651.500,217.000,9131.500;
124.60,651.500,216.000,9132.500;
124.70,651.500,215.250,9133.250;
124.80,651.500,213.750,9134.750;
124.90,651.500,213.000,9135.500;
125.00,651.250,211.750,9137.000;
125.10,650.500,211.500,9138.000;
125.20,650.250,211.000,9138.750;
125.30,649.750,211.500,9138.750;
125.40,649.750,210.000,9140.250;
125.50,649.750,208.500,9141.750;
125.60,649.500,206.500,9144.000;
125.70,649.250,206.000,9144.750;
125.80,648.750,205.250,9146.000;
125.90,648.250,204.750,9147.000;
126.00,648.250,203.500,9148.250;
126.10,647.750,202.500,9149.750;
126.20,647.750,201.250,9151.000;
126.30,647.750,199.750,9152.500;
126.40,647.500,199.250,9153.250;
126.50,646.500,199.750,9153.750;
126.60,646.500,198.000,9155.500;
126.70,646.250,198.000,9155.750;
126.80,646.000,196.750,9157.250;
126.90,645.750,196.500,9157.750;
127.00,645.500,196.000,9158.500;
127.10,645.500,194.500,9160.000;
127.20,645.500,193.250,9161.250;
127.30,645.250,192.250,9162.500;
127.40,644.750,191.750,9163.500;
127.50,644.750,190.750,9164.500;
127.60,644.750,189.250,9166.000;
127.70,644.500,188.500,9167.000;
127.80,644.250,188.250,9167.500;
127.90,643.750,187.750,9168.500;
128.00,643.500,187.000,9169.500;
128.10,643.250,185.250,9171.500;
128.20,643.000,183.750,9173.250;
128.30,642.500,183.000,9174.500;
128.40,642.500,181.500,9176.000;
128.50,642.250,181.250,9176.500;
128.60,642.000,178.000,9180.000;
128.70,642.000,176.750,9181.250;
128.80,642.000,175.500,9182.500;
128.90,641.750,174.500,9183.750;
129.00,641.500,174.250,9184.250;
129.10,641.000,173.250,9185.750;
129.20,641.000,171.750,9187.250;
129.30,641.000,171.500,9187.500;
129.40,640.500,170.500,9189.000;
129.50,640.000,169.750,9190.250;
129.60,640.000,168.750,9191.250;
129.70,640.000,167.750,9192.250;
129.80,639.500,167.750,9192.750;
129.90,639.500,167.250,9193.250;
130.00,639.000,166.250,9194.750;
130.10,638.750,165.250,9196.000;
130.20,638.500,164.500,9197.000;
130.30,638.250,163.500,9198.250;
130.40,638.000,163.000,9199.000;
130.50,638.000,161.500,9200.500;
130.60,637.500,161.750,9200.750;
130.70,637.500,161.500,9201.000;
130.80,637.000,161.000,9202.000;
130.90,636.750,160.500,9202.750;
131.00,636.000,159.500,9204.500;
131.10,636.000,158.250,9205.750;
131.20,635.750,157.500,9206.750;
131.30,635.500,157.250,9207.250;
131.40,635.500,156.250,9208.250;
131.50,635.500,155.500,9209.000;
131.60,635.500,154.500,9210.000;
131.70,635.250,153.750,9211.000;
131.80,635.250,153.000,9211.750;
131.90,634.750,152.500,9212.750;
132.00,634.250,152.750,9213.000;
132.10,634.000,152.000,9214.000;
132.20,633.750,151.250,9215.000;
132.30,632.500,152.000,9215.500;
132.40,632.000,151.750,9216.250;
132.50,632.000,151.250,9216.750;
132.60,631.750,151.250,9217.000;
132.70,631.500,150.500,9218.000;
132.80,631.250,150.000,9218.750;
132.90,631.250,149.000,9219.750;
133.00,631.250,148.250,9220.500;
133.10,631.250,147.250,9221.500;
133.20,630.750,146.500,9222.750;
133.30,630.500,146.250,9223.250;
133.40,630.000,145.750,9224.250;
133.50,629.750,145.000,9225.250;
133.60,629.500,144.500,9226.000;
133.70,629.500,142.750,9227.750;
133.80,629.500,141.750,9228.750;
133.90,629.500,140.250,9230.250;
134.00,629.500,140.000,9230.500;
134.10,629.250,139.000,9231.750;
134.20,629.000,138.750,9232.250;
134.30,629.000,137.750,9233.250;
134.40,629.000,137.000,9234.000;
134.50,629.000,136.000,9235.000;
134.60,629.000,134.500,9236.500;
134.70,629.000,133.250,9237.750;
134.80,628.250,132.500,9239.250;
134.90,628.250,131.500,9240.250;
135.00,628.000,131.250,9240.750;
135.10,628.000,130.500,9241.500;
135.20,628.000,130.500,9241.500;
135.30,628.000,130.000,9242.000;
135.40,628.000,129.250,9242.750;
135.50,628.000,128.750,9243.250;
135.60,628.000,128.000,9244.000;
135.70,628.000,126.500,9245.500;
135.80,627.750,126.000,9246.250;
135.90,627.500,125.500,9247.000;
136.00,627.500,124.500,9248.000;
136.10,627.500,124.000,9248.500;
136.20,627.500,123.000,9249.500;
136.30,627.250,121.500,9251.250;
136.40,627.000,121.000,9252.000;
136.50,627.000,119.750,9253.250;
136.60,627.000,119.000,9254.000;
136.70,626.750,118.500,9254.750;
136.80,626.750,117.500,9255.750;
136.90,626.500,117.000,9256.500;
137.00,626.500,116.750,9256.750;
137.10,626.500,116.750,9256.750;
137.20,626.500,116.000,9257.500;
137.30,626.500,114.500,9259.000;
137.40,626.250,114.250,9259.500;
137.50,626.250,113.500,9260.250;
137.60,626.000,113.500,9260.500;
137.70,626.000,113.000,9261.000;
137.80,625.750,112.750,9261.500;
137.90,625.500,112.500,9262.000;
138.00,625.500,112.250,9262.250;
138.10,625.500,111.500,9263.000;
138.20,625.000,111.500,9263.500;
138.30,625.000,111.000,9264.000;
138.40,625.000,110.250,9264.750;
138.50,625.000,109.500,9265.500;
138.60,625.000,108.750,9266.250;
138.70,625.000,108.250,9266.750;
138.80,624.500,108.750,9266.750;
138.90,624.500,108.250,9267.250;
139.00,624.500,108.250,9267.250;
139.10,624.250,108.250,9267.500;
139.20,624.250,107.250,9268.500;
139.30,624.000,106.000,9270.000;
139.40,623.500,106.250,9270.250;
139.50,623.500,105.500,9271.000;
139.60,623.500,105.250,9271.250;
139.70,623.500,104.750,9271.750;
139.80,623.500,104.250,9272.250;
139.90,623.500,103.250,9273.250;
140.00,623.250,103.000,9273.750;
140.10,622.750,103.000,9274.250;
140.20,622.500,102.500,9275.000;
140.30,622.500,102.000,9275.500;
140.40,622.500,101.500,9276.000;
140.50,622.250,101.250,9276.500;
140.60,622.000,101.250,9276.750;
140.70,621.750,100.750,9277.500;
140.80,621.750,99.500,9278.750;
140.90,621.500,98.750,9279.750;
141.00,621.500,98.250,9280.250;
141.10,621.000,98.250,9280.750;
141.20,620.750,97.250,9282.000;
141.30,620.500,97.250,9282.250;
141.40,620.500,97.000,9282.500;
141.50,620.250,96.750,9283.000;
141.60,620.250,96.750,9283.000;
141.70,620.250,95.500,9284.250;
141.80,620.250,94.500,9285.250;
141.90,620.000,94.250,9285.750;
142.00,619.500,93.500,9287.000;
142.10,619.000,93.750,9287.250;
142.20,619.000,92.750,9288.250;
142.30,619.000,92.250,9288.750;
142.40,619.000,91.750,9289.250;
142.50,619.000,90.750,9290.250;
142.60,618.750,90.500,9290.750;
142.70,618.750,90.000,9291.250;
142.80,618.750,89.000,9292.250;
142.90,618.250,89.000,9292.750;
143.00,617.750,88.500,9293.750;
143.10,617.500,88.250,9294.250;
143.20,617.250,87.000,9295.750;
143.30,617.000,86.250,9296.750;
143.40,616.250,86.000,9297.750;
143.50,616.250,86.000,9297.750;
143.60,616.250,85.750,9298.000;
143.70,616.000,85.500,9298.500;
143.80,616.000,85.000,9299.000;
143.90,616.000,84.750,9299.250;
144.00,616.000,84.500,9299.500;
144.10,616.000,83.500,9300.500;
144.20,615.750,83.250,9301.000;
144.30,615.750,82.000,9302.250;
144.40,615.750,81.750,9302.500;
144.50,615.750,81.000,9303.250;
144.60,615.750,79.750,9304.500;
144.70,615.750,79.500,9304.750;
144.80,615.750,79.250,9305.000;
144.90,615.750,78.750,9305.500;
145.00,615.500,78.750,9305.750;
145.10,615.500,78.250,9306.250;
145.20,615.000,78.750,9306.250;
145.30,615.000,78.250,9306.750;
145.40,615.000,77.750,9307.250;
145.50,614.750,77.500,9307.750;
145.60,614.750,77.250,9308.000;
145.70,614.750,76.750,9308.500;
145.80,614.500,76.750,9308.750;
145.90,614.500,75.750,9309.750;
146.00,614.500,75.500,9310.000;
146.10,614.500,75.250,9310.250;
146.20,614.500,74.500,9311.000;
146.30,614.500,74.000,9311.500;
146.40,614.500,73.000,9312.500;
146.50,614.500,72.500,9313.000;
146.60,614.500,71.750,9313.750;
146.70,614.500,71.250,9314.250;
146.80,614.500,71.000,9314.500;
146.90,614.250,71.000,9314.750;
147.00,614.250,70.750,9315.000;
147.10,614.000,70.750,9315.250;
147.20,614.000,70.250,9315.750;
147.30,613.750,70.000,9316.250;
147.40,613.750,69.500,9316.750;
147.50,613.750,68.750,9317.500;
147.60,613.750,68.250,9318.000;
147.70,613.500,68.250,9318.250;
147.80,613.500,68.000,9318.500;
147.90,613.500,67.750,9318.750;
148.00,613.500,67.250,9319.250;
148.10,613.500,66.000,9320.500;
148.20,613.500,65.000,9321.500;
148.30,613.500,64.750,9321.750;
148.40,613.500,64.000,9322.500;
148.50,613.500,62.750,9323.750;
148.60,613.500,62.500,9324.000;
148.70,613.500,61.750,9324.750;
148.80,613.500,61.500,9325.000;
148.90,613.500,61.250,9325.250;
149.00,613.250,61.250,9325.500;
149.10,613.000,61.250,9325.750;
149.20,613.000,61.250,9325.750;
149.30,613.000,60.750,9326.250;
149.40,612.750,60.500,9326.750;
149.50,612.750,60.500,9326.750;
149.60,612.750,59.500,9327.750;
149.70,612.750,59.500,9327.750;
149.80,612.750,59.250,9328.000;
149.90,612.750,58.750,9328.500;
150.00,612.750,58.000,9329.250;
];
time = dynamics (:, 1);
susceptible = dynamics (:, 2);
infected = dynamics (:, 3);
recovered = dynamics (:, 4);
totalPopulation = susceptible(1) + infected(1) + recovered(1);
susceptibleRatio = susceptible ./ totalPopulation;
infectedRatio = infected ./ totalPopulation;
recoveredRatio = recovered ./ totalPopulation;
steps = length (time);
indices = 0 : steps - 1;
replications = 4;
figure
plot (indices, susceptibleRatio.', 'color', 'blue', 'linewidth', 2);
hold on
plot (indices, infectedRatio.', 'color', 'red', 'linewidth', 2);
hold on
plot (indices, recoveredRatio.', 'color', 'green', 'linewidth', 2);
set(gca,'YTick',0:0.05:1.0);
set(gca,'XTick', indices(1:100:end), 'xticklabel', time(1:100:end));
xlabel ('Time');
ylabel ('Population Ratio');
legend('Susceptible','Infected', 'Recovered');
%titleStr = sprintf('SIR Dynamics of %i agents, with 0.10 dt, %i steps, 4 replications', totalPopulation, steps)
%title (titleStr);
